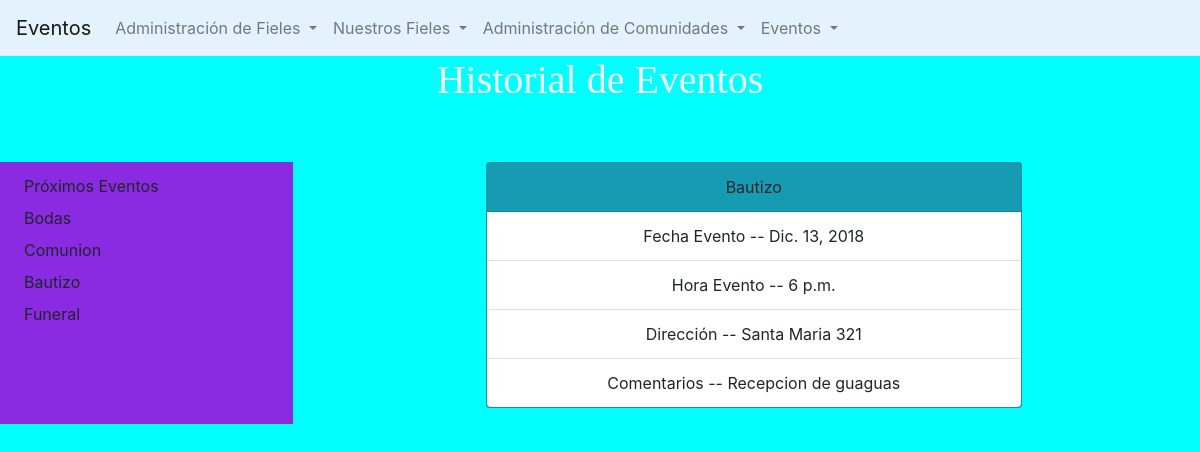
Screenshot of /lista_eventos_filtro_tipo/te/4 with the database file from the repository.
### core/models.py (models this page shows, shortened)
class TipoEvento(models.Model):
    descripcion = models.CharField(max_length=30)
    def __str__(self):
        return self.descripcion
    class Meta:
        verbose_name = "Tipo de Evento"
        verbose_name_plural = "Tipos de Evento"

class Evento(models.Model):
    fecha_evento = models.DateField(auto_now=False, auto_now_add=False)
    hora_evento = models.TimeField(auto_now=False, auto_now_add=False)
    descripcion = models.CharField(max_length=50)
    direccion = models.CharField(max_length=50)
    tipo_evento = models.ForeignKey(TipoEvento, on_delete=models.CASCADE)
    class Meta:
        verbose_name = "Evento"
        verbose_name_plural = "Eventos"

### core/views.py (the view)
# urls.py: path('lista_eventos_filtro_tipo/te/<int:tipo_evento>', views.ListadoEventosFiltroTipoEvento, name='lista_eventos_filtro_tipo'),
def ListadoEventosFiltroTipoEvento(request, tipo_evento):
    eventos = Evento.objects.filter(tipo_evento__pk=tipo_evento)
    return render(request, 'core/lista_eventos_filtro_tipo.html', {'eventos':eventos})

### core/processors.py (called while the page is built)
def VariableBase(request):
    tipos_persona = TipoPersona.objects.all()
    tipos_evento = TipoEvento.objects.all()
    comunidades = Comunidad.objects.all()
    variables = {
        'tp':tipos_persona,
        'te':tipos_evento,
        'c':comunidades,
    }
    return variables

### core/templates/core/lista_eventos_filtro_tipo.html (shortened to what this page needs)
{% extends 'core/base.html' %}
{% load static %}
{% block descripcion %}
Eventos
{% endblock descripcion %}
{% block contenido %}
<h1>Historial de Eventos</h1>
<div class="row">
    <div class="col-sm-3" style="margin-top: 50px; background-color: blueviolet;">
        {% if te %}
        <a class="dropdown-item" href="">Próximos Eventos</a>
        {% for te in te %}
        <a class="dropdown-item" href="{% url 'lista_eventos_filtro_tipo' te.id %}">{{te.descripcion}}</a>
        {% endfor%}
        {% else %}
        No hay tipos de evento
        {% endif%}
    </div>
    {% if eventos %}
    <div class="col-sm-9">
        {%for e in eventos %}
        <div class="card  bg-info mb-3" style="width: 60%; margin: 50px 20% 20px;text-align: center">
            <div class="card-header">
                {{e.tipo_evento}}
            </div>
            <ul class="list-group list-group-flush">
                <li class="list-group-item">Fecha Evento -- {{e.fecha_evento}}</li>
                <li class="list-group-item">Hora Evento -- {{e.hora_evento }}</li>
                <li class="list-group-item">Dirección -- {{e.direccion }}</li>
                <li class="list-group-item">Comentarios -- {{e.descripcion }}</li>
            </ul>
        </div>
        {% endfor %}
    </div>
    {% endif%}
</div>
{% endblock contenido %}

### core/static/core/css/estilo_general.css (style rules this page uses)
body { background-color: aqua; }
.card { background-color: cadetblue; }
h1 { text-align: center; color: aliceblue; font-family: 'Times New Roman', Times, serif; size: 15px; }

### rows the page displays
TipoEvento: descripcion "Bodas"
TipoEvento: descripcion "Comunion"
TipoEvento: descripcion "Bautizo"
TipoEvento: descripcion "Funeral"
Evento: tipo_evento "Bautizo", fecha_evento "Dic. 13, 2018", hora_evento "6 p.m.", direccion "Santa Maria 321", descripcion "Recepcion de guaguas"
